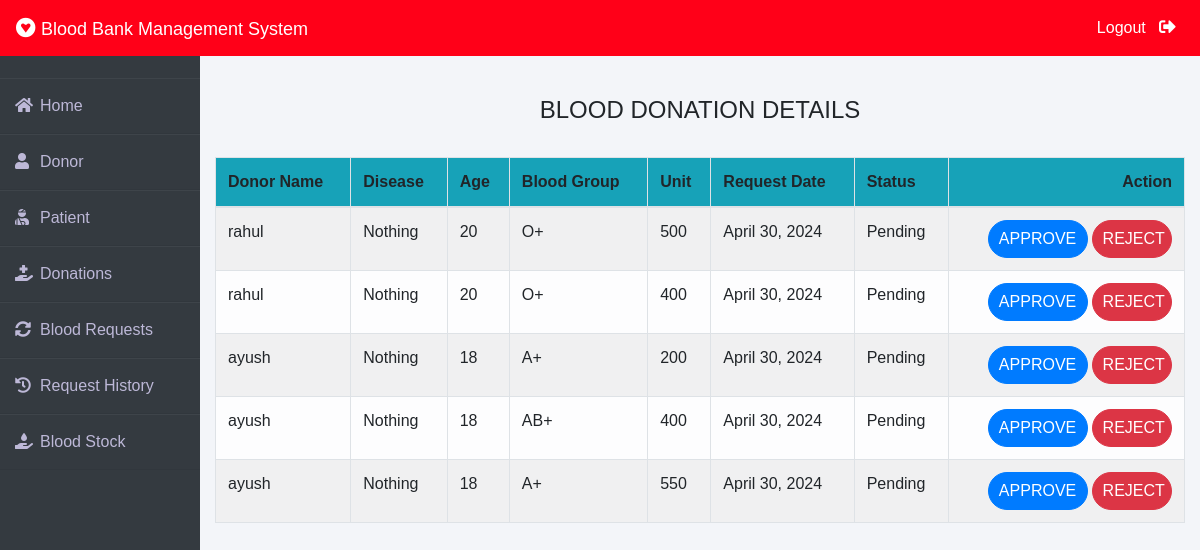
/admin-donation (signed in), run on the app's committed database.
### donor/models.py (models this page shows, shortened)
class BloodDonate(models.Model):
    donor=models.ForeignKey(Donor,on_delete=models.CASCADE)
    disease=models.CharField(max_length=100,default="Nothing")
    age=models.PositiveIntegerField()
    bloodgroup=models.CharField(max_length=10)
    unit=models.PositiveIntegerField(default=0)
    status=models.CharField(max_length=20,default="Pending")
    date=models.DateField(auto_now=True)

class Donor(models.Model):
    user=models.OneToOneField(User,on_delete=models.CASCADE)
    profile_pic= models.ImageField(upload_to='profile_pic/Donor/',null=True,blank=True)
    bloodgroup=models.CharField(max_length=10)
    address = models.CharField(max_length=40)
    mobile = models.CharField(max_length=20,null=False)
    def __str__(self):
        return self.user.first_name

### blood/views.py (the view)
# urls.py: path('admin-donation', views.admin_donation_view,name='admin-donation'),
@login_required(login_url='adminlogin')
def admin_donation_view(request):
    donations=dmodels.BloodDonate.objects.all()
    return render(request,'blood/admin_donation.html',{'donations':donations})

### templates/blood/admin_donation.html (shortened to what this page needs)
{% extends 'blood/adminbase.html' %}
{% block content %}
{% load widget_tweaks %}
{%load static%}
<head>
   </head>
<br><br>
<div class="container">
    <H4 class="text-center">BLOOD DONATION DETAILS</H4><br>
    <table class="table table-light table-hover table-bordered table-striped">
        <thead class="bg-info">
            <tr>
                <th scope="col">Donor Name</th>
                <th scope="col">Disease</th>
                <th scope="col">Age</th>
                <th scope="col">Blood Group</th>
                <th scope="col">Unit</th>
                <th scope="col">Request Date</th>
                <th scope="col">Status</th>
                <th class="text-right">Action</th>
            </tr>
        </thead>
        <tbody>
            {% for t in donations %}
            <tr>
                <td> {{t.donor}}</td>
                <td> {{t.disease}}</td>
                <td> {{t.age}}</td>
                <td>{{t.bloodgroup}}</td>
                <td>{{t.unit}}</td>
                <td>{{t.date}}</td>
                <td>{{t.status}}</td>
                {% if t.status == 'Pending' %}
                <td class="text-right">
                    <button class="btn btn-primary badge-pill" style="width: 100px;"><a  style="text-decoration: none;color: white;" href="{% url 'approve-donation' t.id  %}">APPROVE</a> </button>
                    <button class="btn btn-danger badge-pill" style="width: 80px;"><a  style="text-decoration: none;color: white;" href="{% url 'reject-donation' t.id  %}">REJECT</a> </button>
                </td>
                {% elif  t.status == 'Approved' %}
                <td><span class="label warning">{{t.unit}} Unit Added To Stock</span></td>
                {% else %}
                <td><span class="label danger">0 Unit Added To Stock</span></td>
                {% endif %}
            </tr>
            {% endfor %}
        </tbody>
    </table>
</div>
{% endblock content %}

### templates/blood/adminbase.html (style rules this page uses)
* { margin: 0; padding: 0; box-sizing: border-box; list-style: none; text-decoration: none; font-family: 'Josefin Sans', sans-serif; }
body { background-color: #f3f5f9; }

### data on the page
BloodDonate: donor "rahul", disease "Nothing", age "20", bloodgroup "O+", unit "500", date "April 30, 2024", status "Pending", shows "APPROVE"
BloodDonate: donor "rahul", disease "Nothing", age "20", bloodgroup "O+", unit "400", date "April 30, 2024", status "Pending", shows "APPROVE"
BloodDonate: donor "ayush", disease "Nothing", age "18", bloodgroup "A+", unit "200", date "April 30, 2024", status "Pending", shows "APPROVE"
BloodDonate: donor "ayush", disease "Nothing", age "18", bloodgroup "AB+", unit "400", date "April 30, 2024", status "Pending", shows "APPROVE"
BloodDonate: donor "ayush", disease "Nothing", age "18", bloodgroup "A+", unit "550", date "April 30, 2024", status "Pending", shows "APPROVE"
